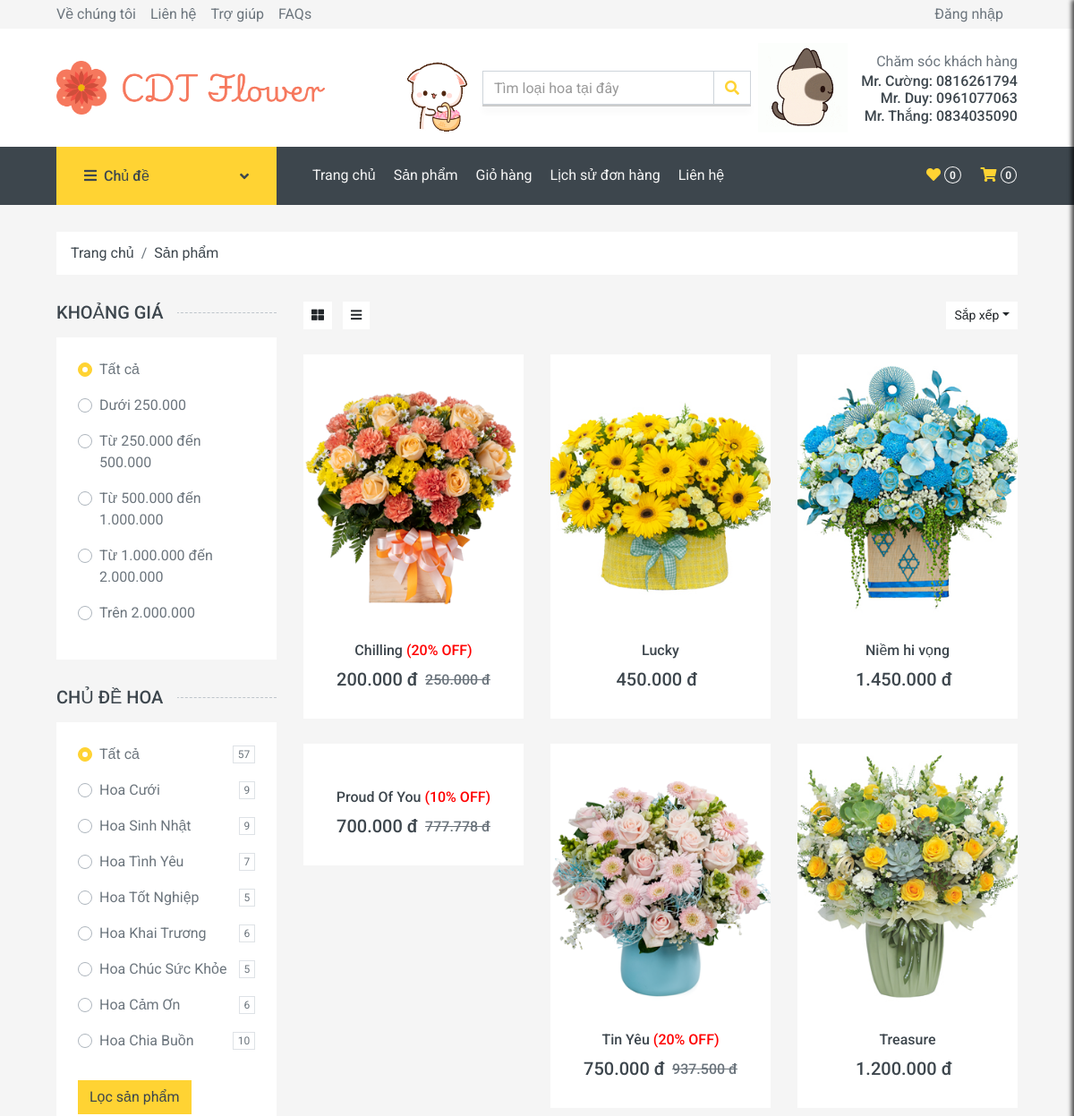
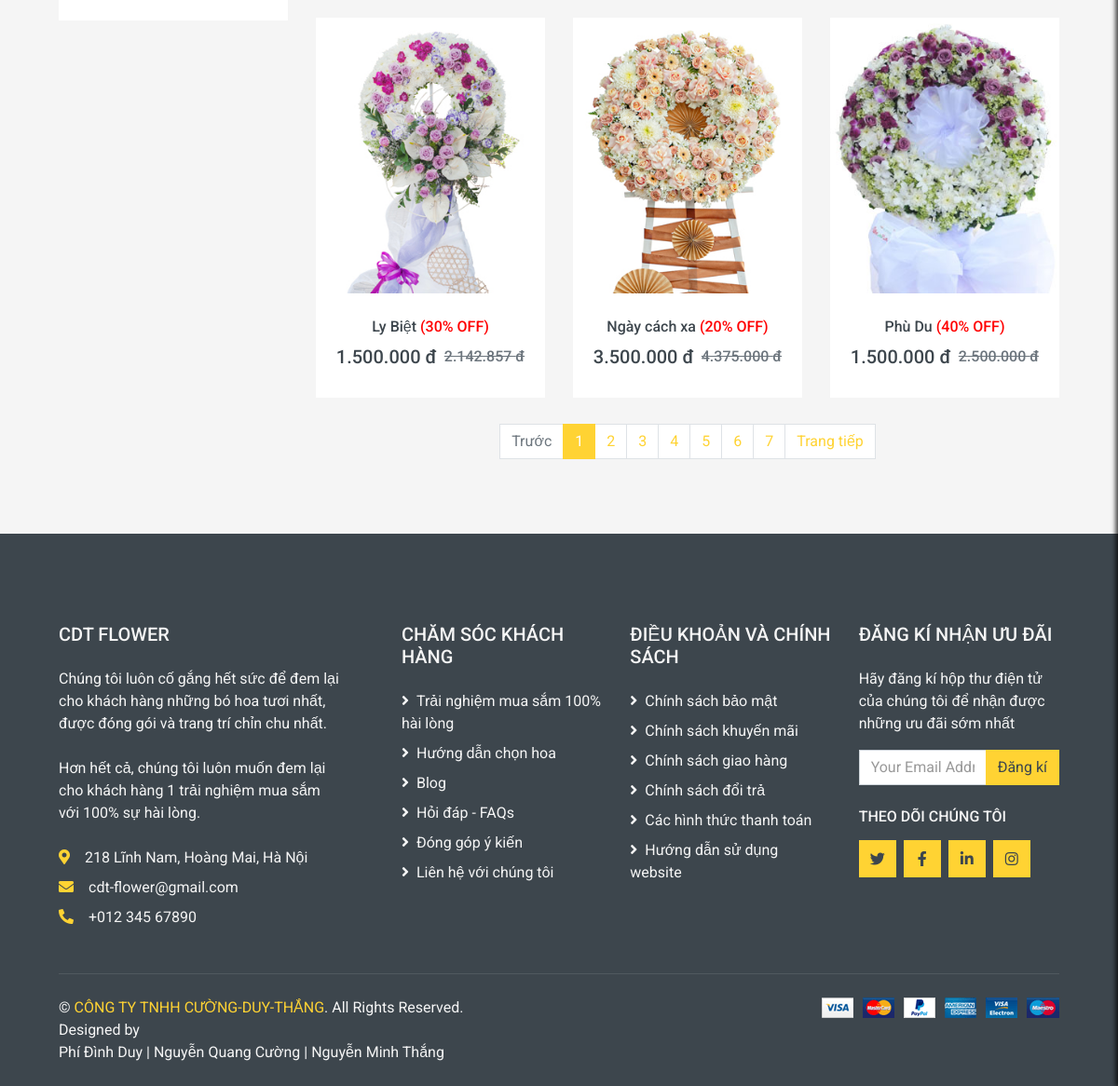
The page /shop.php on the database its author committed (2 pictures, top to bottom).
### tables this page shows
CREATE TABLE `sanpham` (
  `MaSanPham` int(11) NOT NULL,
  `TenSanPham` varchar(200) NOT NULL,
  `MaDanhMuc` int(11) NOT NULL,
  `Mau` varchar(50) NOT NULL,
  `MoTa` text NOT NULL,
  `Gia` decimal(10,0) NOT NULL,
  `HinhAnh` varchar(200) NOT NULL,
  `TonKho` int(11) NOT NULL,
  `GiamGia` int(11) NOT NULL
);

### shop.php (the view, shortened to what this page needs)
<?php require_once('header.php'); ?>
<div class="container-fluid">
    <div class="row px-xl-5">
        <div class="col-12">
            <nav class="breadcrumb bg-light mb-30">
                <a class="breadcrumb-item text-dark" href="#">Trang chủ</a>
                <a class="breadcrumb-item text-dark" href="#">Sản phẩm</a>
            </nav>
        </div>
    </div>
</div>
<div class="container-fluid">
    <div class="row px-xl-5">
        <div class="col-lg-3 col-md-4">
            <h5 class="section-title position-relative text-uppercase mb-3">
                <span class="bg-secondary pr-3">Khoảng giá</span>
            </h5>
            <div class="bg-light p-4 mb-30">
                <form id="filter-form" method="GET" action="">
                    <div class="custom-control custom-radio d-flex align-items-center justify-content-between mb-3">
                        <label class="custom-control-label" for="price-all">Tất cả</label>
                    </div>
                    <?php
                    $priceRanges = [
                        '0-250000' => 'Dưới 250.000',
                        '250000-500000' => 'Từ 250.000 đến 500.000',
                        '500000-1000000' => 'Từ 500.000 đến 1.000.000',
                        '1000000-2000000' => 'Từ 1.000.000 đến 2.000.000',
                        '2000000-' => 'Trên 2.000.000',
                    ];
                    foreach ($priceRanges as $value => $label) {
                        echo '<div class="custom-control custom-radio d-flex align-items-center justify-content-between mb-3">';
                        echo '<label class="custom-control-label" for="price-' . array_search($value, array_keys($priceRanges)) . '">' . $label . '</label>';
                        echo '</div>';
                    }
                    ?>
                </div>
                <h5 class="section-title position-relative text-uppercase mb-3">
                    <span class="bg-secondary pr-3">Chủ đề Hoa</span>
                </h5>
                <div class="bg-light p-4 mb-30">
                    <div class="custom-control custom-radio d-flex align-items-center justify-content-between mb-3">
                        <label class="custom-control-label" for="theme-all">Tất cả</label>
                        <span class="badge border font-weight-normal"><?php echo getTotalProducts(); ?></span>
                    </div>
                    <?php
                    $themes = [
                        'Hoa Cưới',
                        'Hoa Sinh Nhật',
                        'Hoa Tình Yêu',
                        'Hoa Tốt Nghiệp',
                        'Hoa Khai Trương',
                        'Hoa Chúc Sức Khỏe',
                        'Hoa Cảm Ơn',
                        'Hoa Chia Buồn'
                    ];
                    foreach ($themes as $index => $theme) {
                        echo '<div class="custom-control custom-radio d-flex align-items-center justify-content-between mb-3">';
                        echo '<label class="custom-control-label" for="theme-' . ($index + 1) . '">' . $theme . '</label>';
                        echo '<span class="badge border font-weight-normal">' . getThemeCount($theme) . '</span>';
                        echo '</div>';
                    }
                    ?>
                    <button type="submit" class="btn btn-primary mt-3">Lọc sản phẩm</button>
            </div>
            <?php
            function getDatabaseConnection() {
                $servername = "localhost";
                $username = "root";
                $password = "";
                $dbname = "banhoa";
                $conn = new mysqli($servername, $username, $password, $dbname);
                return $conn;
            }
            function getTotalProducts() {
                $conn = getDatabaseConnection();
                $sql = "SELECT COUNT(*) as total FROM sanpham";
                $result = $conn->query($sql);
                $total = $result ? $result->fetch_assoc()['total'] : 0;
                return $total;
            }
            function getThemeCount($theme) {
                $conn = getDatabaseConnection();
                $sql = "SELECT COUNT(*) AS total FROM sanpham s
                INNER JOIN danhmucsanpham d ON s.MaDanhMuc = d.MaDanhMuc
                WHERE d.TenDanhMuc LIKE ?";
                $stmt = $conn->prepare($sql);
                $stmt->bind_param("s", $theme);
                $stmt->execute();
                $result = $stmt->get_result();
                $total = $result ? $result->fetch_assoc()['total'] : 0;
                return $total;
            }
            ?>
        </div>
        <?php
                require_once('database/db_connect.php');
                $productsPerPage = 9;
                $current_page = isset($_GET['page']) ? (int)$_GET['page'] : 1;
                $offset = ($current_page - 1) * $productsPerPage;
                $priceRange = isset($_GET['price-range']) ? $_GET['price-range'] : 'all';
                $theme = isset($_GET['theme']) ? $_GET['theme'] : 'all';
                $sort = isset($_GET['sapxep']) ? $_GET['sapxep'] : '';
                $whereClause = "";
                $whereClause = $whereClause ? "WHERE $whereClause" : "";
                $orderBy = "";
                        $sql = "SELECT * FROM sanpham AS sp JOIN danhmucsanpham AS d ON sp.MaDanhMuc = d.MaDanhMuc $whereClause $orderBy LIMIT $offset, $productsPerPage";
                        $sql_total = "SELECT COUNT(*) as total FROM sanpham AS sp JOIN danhmucsanpham AS d ON sp.MaDanhMuc = d.MaDanhMuc $whereClause";
                        $result_total = mysqli_query($conn, $sql_total);
                        $totalProducts = mysqli_fetch_assoc($result_total)['total'];
                        $totalPages = ceil($totalProducts / $productsPerPage);
                        $result = mysqli_query($conn, $sql);
                        $products = array();
                        if (mysqli_num_rows($result) > 0) {
                            while ($row = mysqli_fetch_assoc($result)) {
                                $products[] = $row;
                            }
                        } else {
                            echo "Không có sản phẩm nào.";
                        }
                        ?>
                        <div class="col-lg-9 col-md-8">
                            <div class="row pb-3">
                                <div class="col-12 pb-1">
                                    <div class="d-flex align-items-center justify-content-between mb-4">
                                        <div>
                                            <button class="btn btn-sm btn-light"><i class="fa fa-th-large"></i></button>
                                            <button class="btn btn-sm btn-light ml-2"><i class="fa fa-bars"></i></button>
                                        </div>
                                        <div class="ml-2">
                                            <div class="btn-group">
                                                <button type="button" class="btn btn-sm btn-light dropdown-toggle" data-toggle="dropdown">Sắp xếp</button>
                                            </div>
                                        </div>
                                    </div>
                                </div>
                                <?php
                                foreach ($products as $product) {
                                    ?>
                                    <div class="col-lg-4 col-md-6 col-sm-6 pb-1">
                                        <div class="product-item bg-light mb-4">
                                            <div class="product-img position-relative overflow-hidden">
                                                <img class="img-fluid w-100" src="<?php echo $product['HinhAnh']; ?>" alt="">
                                                <div class="product-action">
                                                </div>
                                            </div>
                                            <div class="text-center py-4">
                                                <a class="h6 text-decoration-none text-truncate" href="detail.php?productName=<?php echo urlencode($product['TenSanPham']); ?>">
                                                    <?php echo $product['TenSanPham'];
                                                    if (!empty($product['GiamGia']) && $product['GiamGia'] > 0) {
                                                        echo '<span class="discount-badge"> (' . $product['GiamGia'] . '% OFF)</span>';
                                                    }
                                                    ?>
                                                </a>
                                                <div class="d-flex align-items-center justify-content-center mt-2">
                                                    <h5><?php echo number_format($product['Gia'], 0, ',', '.') . " đ"; ?></h5>
                                                    <h6 class="text-muted ml-2">
                                                        <?php
                                                        if ($product['GiamGia'] != 0) {
                                            $giachuagiam = $product['Gia'] / (1 - ($product['GiamGia'] / 100));
                                            echo "<del>" . number_format($giachuagiam, 0, ',', '.') . " đ</del>";
                                        }
                                        ?>
                                    </h6>
                                </div>
                            </div>
                        </div>
                    </div>
                    <?php
                }
                ?>
                <div class="col-12">
                    <nav>
                        <ul class="pagination justify-content-center">
                            <li class="page-item <?php if ($current_page <= 1) echo 'disabled'; ?>">
                                <a class="page-link" href="?page=<?php echo $current_page - 1; ?>&price-range=<?php echo urlencode($priceRange); ?>&theme=<?php echo urlencode($theme); ?>&sapxep=<?php echo urlencode($sort); ?>">Trước</a>
                            </li>
                            <?php for ($i = 1; $i <= $totalPages; $i++) : ?>
                                <li class="page-item <?php if ($i == $current_page) echo 'active'; ?>">
                                    <a class="page-link" href="?page=<?php echo $i; ?>&price-range=<?php echo urlencode($priceRange); ?>&theme=<?php echo urlencode($theme); ?>&sapxep=<?php echo urlencode($sort); ?>"><?php echo $i; ?></a>
                                </li>
                            <?php endfor; ?>
                            <li class="page-item <?php if ($current_page >= $totalPages) echo 'disabled'; ?>">
                                <a class="page-link" href="?page=<?php echo $current_page + 1; ?>&price-range=<?php echo urlencode($priceRange); ?>&theme=<?php echo urlencode($theme); ?>&sapxep=<?php echo urlencode($sort); ?>">Trang tiếp</a>
                            </li>
                        </ul>
                    </nav>
                </div>
            </div>
        </div>
    </div>
</div>
<?php require_once('footer.php') ?>
</body>
</html>

### shop.php (style rules this page uses)
.discount-badge { color: red; animation: blink 0.5s step-start infinite; }

### rows shown on the page
sanpham: shows a picture, TenSanPham "Chilling", GiamGia "20", Gia "200.000", giachuagiam "250.000"
sanpham: shows a picture, TenSanPham "Lucky", Gia "450.000"
sanpham: shows a picture, TenSanPham "Niềm hi vọng", Gia "1.450.000"
sanpham: TenSanPham "Proud Of You", GiamGia "10", Gia "700.000", giachuagiam "777.778"
sanpham: HinhAnh (picture), TenSanPham "Tin Yêu", GiamGia "20", Gia "750.000", giachuagiam "937.500"
sanpham: HinhAnh (picture), TenSanPham "Treasure", Gia "1.200.000"
sanpham: HinhAnh (picture), TenSanPham "Ly Biệt", GiamGia "30", Gia "1.500.000", giachuagiam "2.142.857"
sanpham: HinhAnh (picture), TenSanPham "Ngày cách xa", GiamGia "20", Gia "3.500.000", giachuagiam "4.375.000"
sanpham: HinhAnh (picture), TenSanPham "Phù Du", GiamGia "40", Gia "1.500.000", giachuagiam "2.500.000"

### other values the page prints
$tong_so_luong "0"
count($maSP_giohang) "0"
$label "Dưới 250.000"
$label "Từ 250.000 đến 500.000"
$label "Từ 500.000 đến 1.000.000"
$label "Từ 1.000.000 đến 2.000.000"
$label "Trên 2.000.000"
getTotalProducts() "57"
$theme "Hoa Cưới"
getThemeCount($theme) "9"
$theme "Hoa Sinh Nhật"
$theme "Hoa Tình Yêu"
getThemeCount($theme) "7"
$theme "Hoa Tốt Nghiệp"
getThemeCount($theme) "5"
